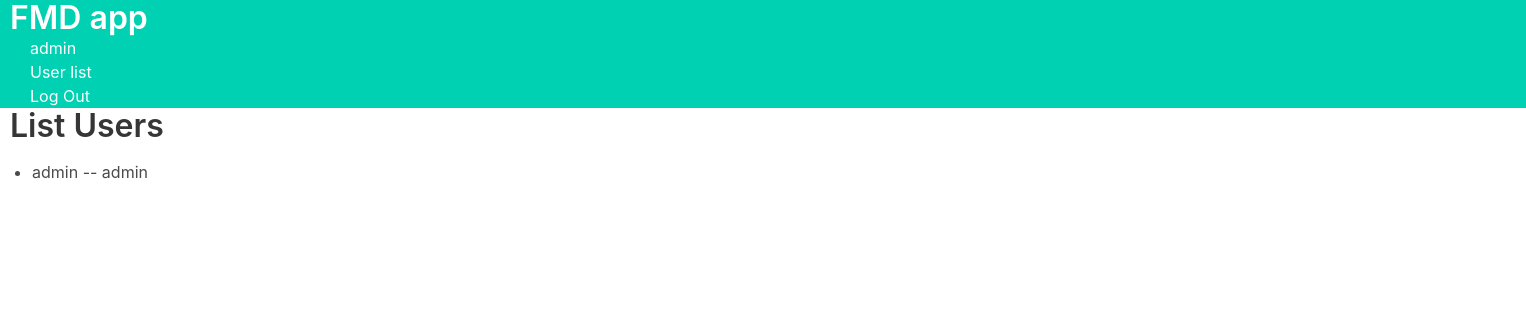
The page /auth/users (signed in) on the database as committed earlier.
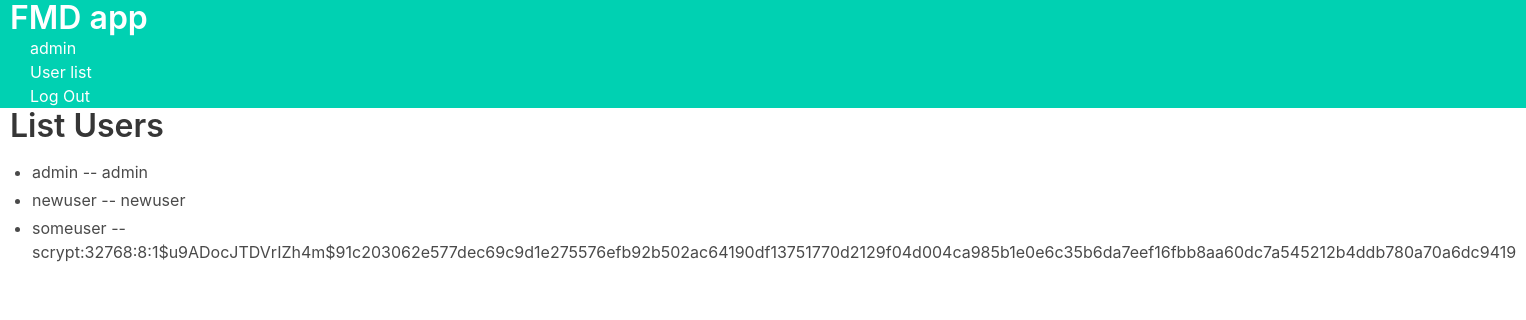
The same page on the database as committed later.
### weather_app/db.py (models this page shows)
class User(db.Model):
    id: Mapped[int] = mapped_column(Integer, primary_key=True)
    username: Mapped[str] = mapped_column(String, unique=True, nullable=False)
    password: Mapped[str] = mapped_column(String, nullable=False)

### weather_app/auth.py (the view)
@auth_bp.route("/users")
@login_required
def user_list():
    users = db.session.execute(db.select(User).order_by(User.username)).scalars()
    return render_template("auth/list_users.html", users=users)

### weather_app/auth.py (called while the page is built)
def login_required(view):
    @functools.wraps(view)
    def wrapped_view(**kwargs):
        if g.user is None:
            return redirect(url_for('auth.login'))
        return view(**kwargs)
    return wrapped_view

@auth_bp.before_app_request
def load_logged_in_user():
    user_id = session.get('user_id')
    if user_id is None:
        g.user = None
    else:
        g.user = db.get_or_404(User, user_id)

### weather_app/templates/auth/list_users.html
{% extends 'base.html' %}
{% block header %}
    <h1 style="margin-left: 10px">{% block title %}List Users{% endblock %}</h1>
{% endblock %}
{% block content %}
    <ul>
        {% for user in users %}
            <li>{{ user.username }} -- {{ user.password }}</li>
        {% endfor %}
    </ul>
{% endblock %}

### weather_app/templates/base.html (shortened to what this page needs)
<!doctype html>
<head>
    <link rel="stylesheet" href="https://cdnjs.cloudflare.com/ajax/libs/bulma/0.6.2/css/bulma.css"/>
</head>
<body>
<section class="hero is-primary">
    <a href="{{ url_for('weather.index') }}"><h1 class="title" style="margin-left: 10px">FMD app</h1></a>
    <ul style="margin-left: 30px">
        {% if g.user %}
            <li><span>{{ g.user['username'] }}</span>
            <li><a href="{{ url_for('auth.user_list') }}">User list</a>
            <li><a href="{{ url_for('auth.logout') }}">Log Out</a>
                {% else %}
            <li><a href="{{ url_for('auth.register') }}">Register</a>
            <li><a href="{{ url_for('auth.login') }}">Log In</a>
            <li><a href="{{ url_for('auth.user_list') }}">User list</a>
        {% endif %}
    </ul>
</section>
</body>
<section class="content">
    <header>
        {% block header %}{% endblock %}
    </header>
    {% block content %}{% endblock %}
</section>

Rows that differ between the two databases and show on the page:
added User: username "newuser", password "newuser"
added User: username "someuser", password "scrypt:32768:8:1$u9ADocJTDVrIZh4m$91c203062e577dec69c9d1e275576efb92b502ac64190df13751770d2129f04d004ca985b1e0e6c35b6da7eef16fbb8aa60dc7a545212b4ddb780a70a6dc9419"
